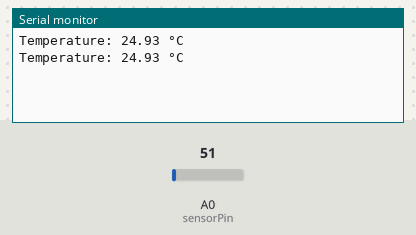
Bench run of a sketch on a simulated Arduino Uno, built with avr-gcc and run on an emulated ATmega328P. Shown: the last lines printed to the serial monitor. Inputs (shaded band) come from the test bench; at power-on: A0 (sensorPin) = 51.

Above: at 1.8 s.
1.9 s: A0 (sensorPin) set to 61
At 2.8 s:
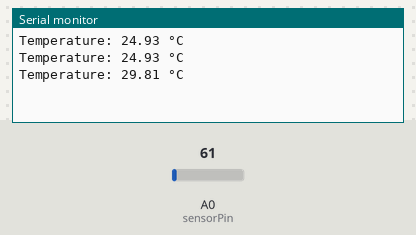
3.4 s: A0 (sensorPin) set to 71
At 4.4 s:
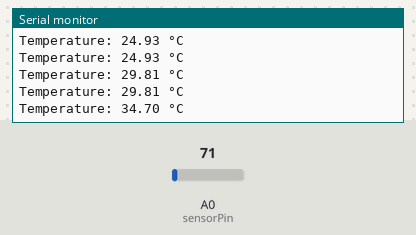
Timing chart, 0 to 6.4 s (numbered marks = the images above; inputs shaded):
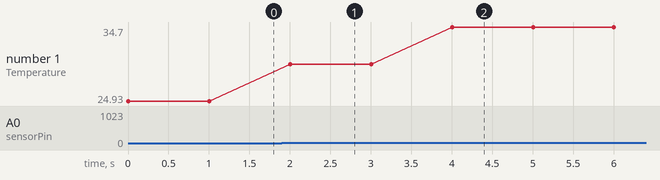

Measured:
- after the input at 1.9 s, the serial monitor: prints a new line after 0.10 s (image 1)
- after the input at 3.4 s, the serial monitor: prints a new line after 0.60 s (image 2)
- plotted number 1: 24.93 → 29.81 after the input at 1.9 s, 29.81 → 34.7 after the input at 3.4 s

The sketch:

Project_16_Temperature_Sensor.ino
```cpp
/*

Keye New RFID Starter Kit

Project 16

Temperature detection

Edit By Keyes

*/

// Define the pin of LM35

const int sensorPin = A0;

void setup() {

// Initialize serial communication, and baud rate is 9600

Serial.begin(9600);

}

void loop() {

// Read the analog value of the LM35 output

int sensorValue = analogRead(sensorPin);

// Convert analog value to voltage value (unit: mV)

float voltage = sensorValue * (5000.0 / 1023.0);

// Convert voltage value to temperature value (unit: ℃)

float temperature = voltage / 10.0;

// Display temperature value on serial monitor

Serial.print("Temperature: ");

Serial.print(temperature);

Serial.println(" °C");

// delay 1s

delay(1000);

}
```
